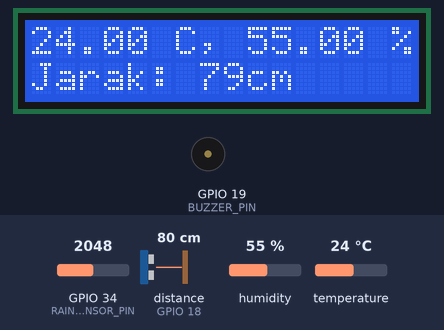
This sketch was run on a simulated ESP32. Shown: 16×2 character LCD, buzzer (waves = sounding, pin HIGH). Wiring (inferred from the names in the program): ultrasonic range finder: trigger GPIO 5; echo GPIO 18. The inputs (shaded band) are chosen by the test bench; at power-on: distance to the obstacle (sensor on GPIO 18) 80 cm, humidity 55 %, temperature 24 °C, GPIO 34 (RAIN_SENSOR_PIN) = 2048. The echo pulse lasts 58.3 µs per cm; WiFi joins after 1.5 s; servers stay silent unless stated; uploads are accepted with an empty reply; web services answer with replies made up by the test bench; pins used as bus, display or sensor lines are not drawn; what the sketch prints to the serial monitor is not drawn.

Above: at 2.7 s.
2.8 s: distance to the obstacle (sensor on GPIO 18) set to 12 cm
At 3.6 s:
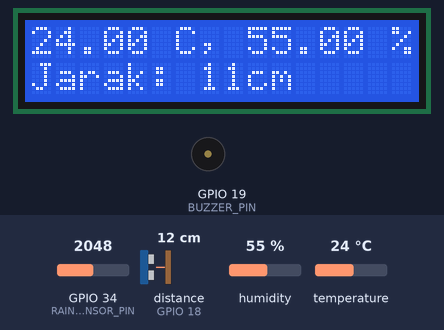
4.7 s: distance to the obstacle (sensor on GPIO 18) set to 9 cm
At 6.2 s:
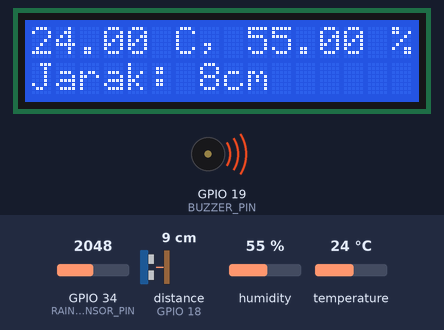
10.9 s: humidity set to 22 %
At 11.9 s:
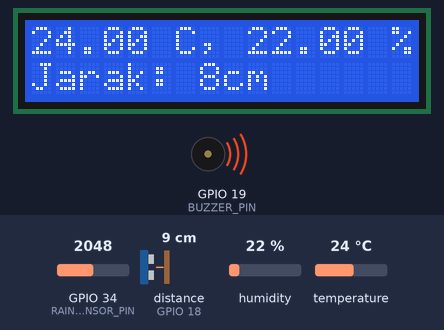
12.4 s: distance to the obstacle (sensor on GPIO 18) set to 60 cm
At 13.5 s:
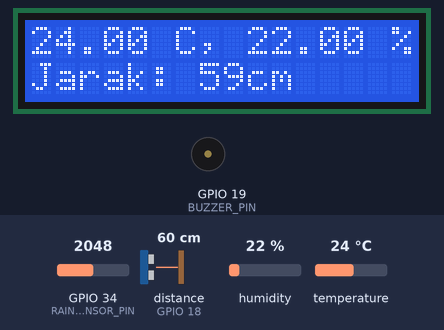
18.6 s: temperature set to 12 °C
At 20.7 s:
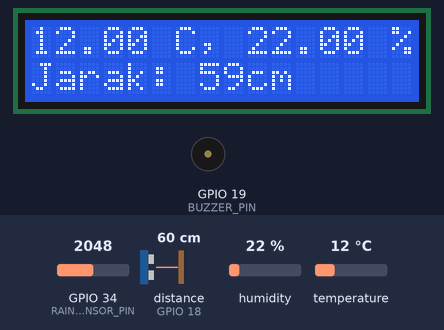
21.1 s: humidity set to 40 %
At 22.4 s:
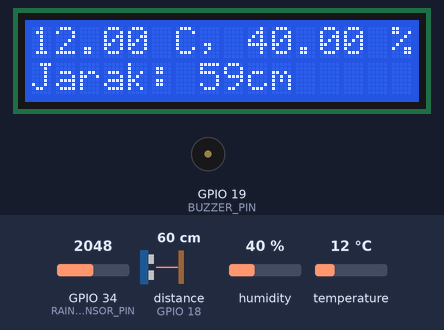
Timing chart, 0 to 24.1 s (numbered marks = the images above; inputs shaded):
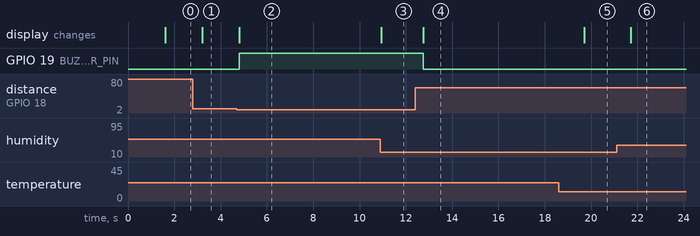

Measured:
- the behaviour switches between 11 and 10 cm on distance to the obstacle (sensor on GPIO 18) (found by bisection; images 1 and 2)
- after the input at 2.8 s, the display: changes after 0.41 s (image 1)
- after the input at 4.7 s, GPIO 19 (BUZZER_PIN): LOW → HIGH after 0.10 s; the display: changes after 0.11 s (image 2)
- after the input at 10.9 s, the display: changes at once (image 3)
- after the input at 12.4 s, GPIO 19 (BUZZER_PIN): HIGH → LOW after 0.35 s; the display: changes after 0.35 s (image 4)
- after the input at 18.6 s, the display: changes after 1.1 s (image 5)
- after the input at 21.1 s, the display: changes after 0.60 s (image 6)

The sketch:

code_esp32.ino
```cpp
#include <WiFi.h>
#include <HTTPClient.h>
#include <Wire.h>
#include <LiquidCrystal_I2C.h>
#include <DHT.h>

// ===== WIFI & TELEGRAM =====
const char* ssid = "adnan";
const char* password = "12345678";
const char* telegramToken = "7842163848:AAHw3PeJoEQ0TF6b18IxBU7MSpjJGxY08ag";
const char* chatID = "-1002524635037";

// ===== PIN DEFINISI =====
#define TRIG_PIN 5
#define ECHO_PIN 18
#define DHTPIN 4
#define BUZZER_PIN 19
#define RAIN_SENSOR_PIN 34
#define DHTTYPE DHT22

// ===== OBJEK & VARIABEL =====
DHT dht(DHTPIN, DHTTYPE);
LiquidCrystal_I2C lcd(0x27, 16, 2);

long duration;
int distance;
int rainValue;
float humidity;
float temperature;

String kondisi;
String lastMessageText = "";
unsigned long lastTelegramCheck = 0;
unsigned long lastAlertTime = 0;
bool banjirDetected = false;
unsigned long lastRainAlertTime = 0;  // Track time of last rain alert
int lastUpdateId = 0;
unsigned long lastHttpPostTime = 0;  // Track last HTTP POST time

// ======= SETUP =======
void setup() {
  Serial.begin(115200);
  pinMode(TRIG_PIN, OUTPUT);
  pinMode(ECHO_PIN, INPUT);
  pinMode(BUZZER_PIN, OUTPUT);
  pinMode(RAIN_SENSOR_PIN, INPUT);

  dht.begin();
  lcd.begin();
  lcd.backlight();
  digitalWrite(BUZZER_PIN, LOW);

  WiFi.begin(ssid, password);
  Serial.print("Connecting to WiFi...");
  while (WiFi.status() != WL_CONNECTED) {
    delay(500);
    Serial.print(".");
  }
  Serial.println("\nWiFi connected!");
}

// ======= LOOP =======
void loop() {
  // ====== BACA SENSOR ======
  rainValue = analogRead(RAIN_SENSOR_PIN);
  humidity = dht.readHumidity();
  temperature = dht.readTemperature();

  digitalWrite(TRIG_PIN, LOW);
  delayMicroseconds(2);
  digitalWrite(TRIG_PIN, HIGH);
  delayMicroseconds(10);
  digitalWrite(TRIG_PIN, LOW);
  duration = pulseIn(ECHO_PIN, HIGH);
  distance = duration * 0.034 / 2;

  // ======= TAMPIL LCD =======
  lcd.clear();
  lcd.setCursor(0, 0);

  if (rainValue > 3000) kondisi = "Cerah";
  else if (rainValue > 1500) kondisi = "Gerimis";
  else kondisi = "Hujan Deras";

  lcd.print(temperature);
  lcd.print(" C, ");
  lcd.print(humidity);
  lcd.print(" %");

  lcd.setCursor(0, 1);
  lcd.print("Jarak: ");
  lcd.print(distance);
  lcd.print("cm");

  // ======= LOGIKA BANJIR =======
  if (distance < 10) {
    digitalWrite(BUZZER_PIN, HIGH);

    if (!banjirDetected || millis() - lastAlertTime >= 3000) {
      sendTelegramMessage("🚨 Banjir terdeteksi!\nJarak air ke permukaan " + String(distance) + " cm.", chatID);
      lastAlertTime = millis();
      banjirDetected = true;
    }
  } else {
    digitalWrite(BUZZER_PIN, LOW);
    banjirDetected = false;
  }

  // ======= LOGIKA HUJAN DERAS =======
  if (rainValue < 1500 && !banjirDetected && millis() - lastRainAlertTime >= 30000) {
    sendTelegramMessage("⚠ Peringatan: Hujan deras terdeteksi!", chatID);
    lastRainAlertTime = millis();
  }

  // ======= CEK PESAN TELEGRAM =======
  if (millis() - lastTelegramCheck > 10000) {
    checkTelegramCommand();
    lastTelegramCheck = millis();
  }

  // ======= HTTP POST =======
  if (millis() - lastHttpPostTime >= 10000) {  // Kirim data setiap 10 detik
    if (WiFi.status() == WL_CONNECTED) {
      HTTPClient http;
      String serverURL = "http://8.222.224.3:2002/weather";  // Ganti dengan IP dan port server Node.js
      String payload = "temperature=" + String(temperature) + "&humidity=" + String(humidity) +
                       "&distance=" + String(distance) + "&rainValue=" + String(rainValue) +
                       "&kondisi=" + kondisi;

      http.begin(serverURL);
      http.addHeader("Content-Type", "application/x-www-form-urlencoded");
      int httpCode = http.POST(payload);
      String response = http.getString();

      Serial.println("HTTP Code: " + String(httpCode));
      Serial.println("Response: " + response);
      http.end();

      lastHttpPostTime = millis();  // Update last HTTP POST time
    } else {
      Serial.println("WiFi tidak terkoneksi!");
    }
  }

  delay(500);  // Delay ringan untuk memberikan waktu bagi sensor dan LCD
}

// ======= FUNGSI ENCODE =======
String urlencode(String str) {
  String encoded = "";
  char c;
  char code0;
  char code1;
  for (int i = 0; i < str.length(); i++) {
    c = str.charAt(i);
    if (isalnum(c)) {
      encoded += c;
    } else {
      encoded += '%';
      code0 = (c >> 4) & 0xF;
      code1 = c & 0xF;
      encoded += char(code0 < 10 ? code0 + '0' : code0 - 10 + 'A');
      encoded += char(code1 < 10 ? code1 + '0' : code1 - 10 + 'A');
    }
  }
  return encoded;
}

// ======= FUNGSI KIRIM TELEGRAM =======
void sendTelegramMessage(String message, String chatId) {
  if (WiFi.status() == WL_CONNECTED) {
    HTTPClient http;

    // Encode message untuk URL
    String encodedMessage = urlencode(message);

    String url = "https://api.telegram.org/bot" + String(telegramToken) +
                 "/sendMessage?chat_id=" + chatId +
                 "&text=" + encodedMessage;

    Serial.println("URL: " + url);
    http.begin(url);
    int httpCode = http.GET();
    String response = http.getString();

    Serial.println("HTTP Code: " + String(httpCode));
    Serial.println("Telegram Response: " + response);

    if (httpCode == HTTP_CODE_OK) {
      Serial.println("Pesan berhasil dikirim ke Telegram!");
    } else {
      Serial.println("Gagal kirim pesan!");
    }

    http.end();
  } else {
    Serial.println("WiFi tidak terkoneksi!");
  }
}

// ======= FUNGSI CEK PERINTAH =======
void checkTelegramCommand() {
  if (WiFi.status() == WL_CONNECTED) {
    HTTPClient http;
    String url = "https://api.telegram.org/bot" + String(telegramToken) + "/getUpdates?offset=" + String(lastUpdateId + 1);
    http.begin(url);
    int httpCode = http.GET();

    if (httpCode > 0) {
      String payload = http.getString();
      Serial.println("Payload: " + payload); // Debug output

      // Ambil update_id untuk next offset
      int updateIdPos = payload.lastIndexOf("\"update_id\":");
      if (updateIdPos != -1) {
        int idStart = updateIdPos + 12;
        int idEnd = payload.indexOf(",", idStart);
        if (idEnd != -1) {
          lastUpdateId = payload.substring(idStart, idEnd).toInt();
        }
      }

      // Ambil isi pesan
      int textPos = payload.lastIndexOf("\"text\":\"");
      if (textPos != -1) {
        int start = textPos + 8;
        int end = payload.indexOf("\"", start);
        String messageText = payload.substring(start, end);

        // Ambil chat_id dari pesan
        int chatIdPos = payload.lastIndexOf("\"chat\":{\"id\":");
        String chatId = "";
        if (chatIdPos != -1) {
          int chatIdStart = chatIdPos + 13;
          int chatIdEnd = payload.indexOf(",", chatIdStart);
          if (chatIdEnd != -1) {
            chatId = payload.substring(chatIdStart, chatIdEnd);
          }
        }

        if (messageText.equalsIgnoreCase("/tampilkan")) {
          String response = "📡 Status saat ini:\n";
          response += "☁ Cuaca: " + kondisi + "\n";
          response += "📏 Jarak ke air: " + String(distance) + " cm\n";
          response += "🌡 Suhu: " + String(temperature) + " C\n";
          response += "💧 Kelembaban: " + String(humidity) + " %\n";  // Menambahkan kelembaban
          sendTelegramMessage(response, chatId);
        }
      }
    } else {
      Serial.println("Gagal ambil perintah Telegram.");
    }
    http.end();
  }
}
```
